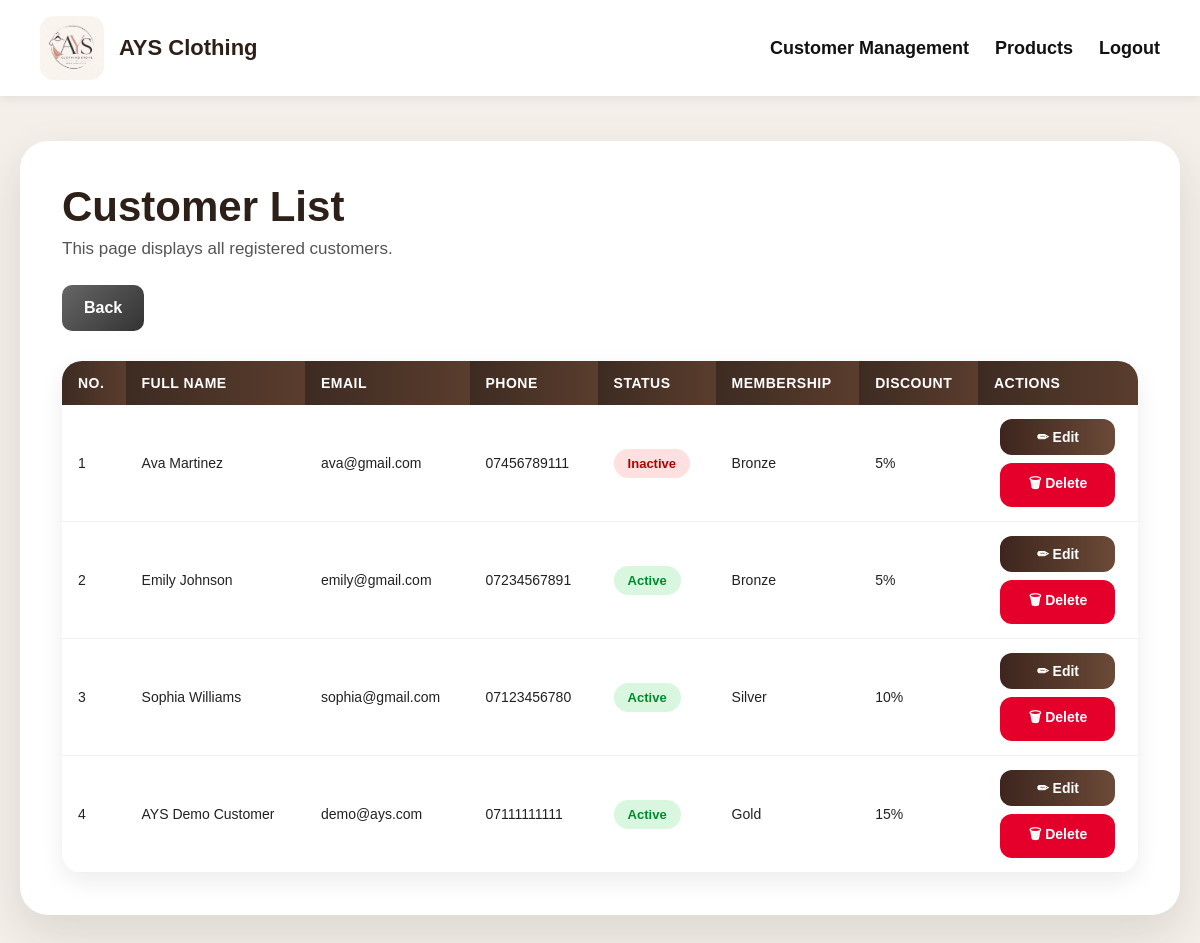
/ays-customer/public/customer_list.php (signed in), run on the app's committed database.
### tables this page shows
CREATE TABLE CustomerMembership (
    MembershipID INT AUTO_INCREMENT PRIMARY KEY,
    CustomerID INT NOT NULL,
    MembershipType VARCHAR(20) NOT NULL DEFAULT 'Bronze',
    DiscountRate INT NOT NULL DEFAULT 5,
    Points INT NOT NULL DEFAULT 0,
    DateJoined DATE NOT NULL,
    FOREIGN KEY (CustomerID) REFERENCES Customer(CustomerID)
);

CREATE TABLE Customer (
    CustomerID INT AUTO_INCREMENT PRIMARY KEY,
    FullName VARCHAR(100) NOT NULL,
    Email VARCHAR(100) NOT NULL UNIQUE,
    Password VARCHAR(255) NOT NULL,
    PhoneNumber VARCHAR(20) NOT NULL,
    IsActive BOOLEAN NOT NULL DEFAULT TRUE,
    DateCreated DATE NOT NULL
);

### ays-customer/classes/Customer.php (called while the page is built, shortened)
<?php
class Customer
{
    private PDO $conn;
    public function __construct(PDO $db)
    {
        $this->conn = $db;
    }
    public function getAllCustomers(): array
    {
        $stmt = $this->conn->prepare("
            CALL GetAllCustomers()
        ");
        $stmt->execute();
        $customers = $stmt->fetchAll();
        return $customers;
    }
}
?>

### ays-customer/public/customer_list.php (the view, shortened to what this page needs)
<?php
require_once "../config/Database.php";
require_once "../classes/Customer.php";
$db = new Database();
$conn = $db->connect();
$customerObj = new Customer($conn);
$customers = $customerObj->getAllCustomers();
?>
<!DOCTYPE html>
<html>
<head>
    <link rel="stylesheet" href="style.css">
</head>
<body class="customer-bg">
<header class="navbar">
    <div class="brand">
        <img src="images/AYS logo.png" alt="AYS Logo">
        <span>AYS Clothing</span>
    </div>
    <div class="nav-links">
        <a href="customers.php">
            Customer Management
        </a>
        <a href="products.php">
            Products
        </a>
        <a href="customer_manager_logout.php">
            Logout
        </a>
    </div>
</header>
<div class="customer-page">
    <div class="customer-panel">
        <h1>Customer List</h1>
        <p>
            This page displays all registered customers.
        </p>
        <br>
        <a class="btn btn-light" href="customers.php">
            Back
        </a>
        <table class="customer-table">
            <tr>
                <th>No.</th>
                <th>Full Name</th>
                <th>Email</th>
                <th>Phone</th>
                <th>Status</th>
                <th>Membership</th>
                <th>Discount</th>
                <th>Actions</th>
            </tr>
            <?php $number = 1; ?>
            <?php foreach($customers as $customer): ?>
                <tr>
                    <td>
                        <?= $number++ ?>
                    </td>
                    <td>
                        <?= htmlspecialchars($customer["FullName"]) ?>
                    </td>
                    <td>
                        <?= htmlspecialchars($customer["Email"]) ?>
                    </td>
                    <td>
                        <?= htmlspecialchars($customer["PhoneNumber"]) ?>
                    </td>
                    <td>
                        <?php if($customer["IsActive"]): ?>
                            <span class="badge-active">
                                Active
                            </span>
                        <?php else: ?>
                            <span class="badge-inactive">
                                Inactive
                            </span>
                        <?php endif; ?>
                    </td>
                    <td>
                        <?= htmlspecialchars($customer["MembershipType"]) ?>
                    </td>
                    <td>
                        <?= htmlspecialchars($customer["DiscountRate"]) ?>%
                    </td>
                    <td>
                        <div class="table-actions">
                            <a
                                class="edit-btn"
                                href="edit_customer.php?id=<?= $customer["CustomerID"] ?>">
                                ✏ Edit
                            </a>
                            <a
                                class="delete-btn"
                                href="delete_customer.php?id=<?= $customer["CustomerID"] ?>"
                                onclick="return confirm('Confirm delete?');">
                                🗑 Delete
                            </a>
                        </div>
                    </td>
                </tr>
            <?php endforeach; ?>
        </table>
    </div>
</div>
</body>
</html>

### ays-customer/public/style.css (style rules this page uses)
* { box-sizing:border-box; margin:0; padding:0; }
body { font-family:Arial; background:#f6f1ec; color:#222; }
input, select, textarea, button, a, p, h1, h2, h3, h4, h5, h6, label, td, th { font-family:Arial; }
a { text-decoration:none; }
.navbar { display:flex; justify-content:space-between; align-items:center; min-height:90px; padding:16px 40px; background:white; box-shadow:0 2px 10px rgba(0,0,0,0.08); position:sticky; top:0; z-index:1000; }
.brand { display:flex; align-items:center; gap:15px; }
.brand img { width:64px; height:64px; object-fit:cover; border-radius:14px; }
.brand span { font-size:22px; font-weight:600; color:#2d2019; }
.nav-links { display:flex; align-items:center; gap:26px; }
.nav-links a { color:#111; font-weight:bold; font-size:18px; }
.btn, button { display:inline-block; padding:14px 22px; border:none; border-radius:10px; cursor:pointer; color:white; font-weight:bold; font-size:16px; transition:0.2s; background:linear-gradient(135deg,#2d2019,#5a4031); }
.btn-light { background:linear-gradient(135deg,#666,#333); }
.customer-bg { background:#f4efe9; }
.customer-page { max-width:1250px; margin:45px auto; padding:0 20px; }
.customer-panel { background:white; border-radius:28px; padding:42px; box-shadow:0 18px 45px rgba(45,32,25,0.12); }
.customer-panel h1 { font-size:42px; color:#2d2019; margin-bottom:8px; }
.customer-panel p { color:#555; font-size:17px; }
.customer-panel > .btn { margin-right:8px; margin-top:8px; }
table { width:100%; border-collapse:collapse; background:white; border-radius:20px; overflow:hidden; box-shadow:0 8px 25px rgba(0,0,0,0.08); margin-top:30px; }
th { background:linear-gradient(to right,#3d2b22,#5a3d2d); color:white; padding:20px; font-size:15px; text-align:left; text-transform:uppercase; letter-spacing:.5px; }
td { padding:22px 18px; border-bottom:1px solid #f0f0f0; font-size:15px; vertical-align:middle; }
.badge-active { background:#d9f7df; color:#008a2e; padding:10px 18px; border-radius:30px; font-weight:bold; display:inline-block; }
.badge-inactive { background:#ffe0e0; color:#b10000; padding:10px 18px; border-radius:30px; font-weight:bold; display:inline-block; }
.table-actions { display:flex; flex-direction:column; gap:12px; }
.edit-btn, .delete-btn { color:white; padding:12px 18px; min-width:115px; border-radius:12px; text-decoration:none; font-weight:bold; text-align:center; transition:0.3s; }
.edit-btn { background:linear-gradient(to right,#2d1b12,#5a4032); }
.delete-btn { background:#d6002f; }
.table-actions { display:flex; flex-direction:column; gap:16px; align-items:center; }
.edit-btn, .delete-btn { width:160px; padding:16px 0; border-radius:18px; text-decoration:none; color:white !important; font-size:18px; font-weight:bold; text-align:center; transition:0.3s; display:flex; justify-content:center; align-items:center; gap:10px; }
.edit-btn { background:linear-gradient(to right,#3d251e,#6b4a37); }
.delete-btn { background:#e4002b; }
.customer-table { font-size:14px; }
.customer-table th { padding:14px 16px; font-size:14px; }
.customer-table td { padding:14px 16px; font-size:14px; }
.customer-table .badge-active, .customer-table .badge-inactive { padding:7px 14px; font-size:13px; }
.customer-table .edit-btn, .customer-table .delete-btn { width:115px; padding:10px 0; border-radius:12px; font-size:14px; }
.customer-table .table-actions { gap:8px; }

### data on the page
customermembership: CustomerID.FullName "Ava Martinez", CustomerID.Email "ava@gmail.com", CustomerID.PhoneNumber "07456789111", shows "Inactive", MembershipType "Bronze", DiscountRate "5"
customermembership: CustomerID.FullName "Emily Johnson", CustomerID.Email "emily@gmail.com", CustomerID.PhoneNumber "07234567891", shows "Active", MembershipType "Bronze", DiscountRate "5"
customermembership: CustomerID.FullName "Sophia Williams", CustomerID.Email "sophia@gmail.com", CustomerID.PhoneNumber "07123456780", shows "Active", MembershipType "Silver", DiscountRate "10"
customermembership: CustomerID.FullName "AYS Demo Customer", CustomerID.Email "demo@ays.com", CustomerID.PhoneNumber "07111111111", shows "Active", MembershipType "Gold", DiscountRate "15"
